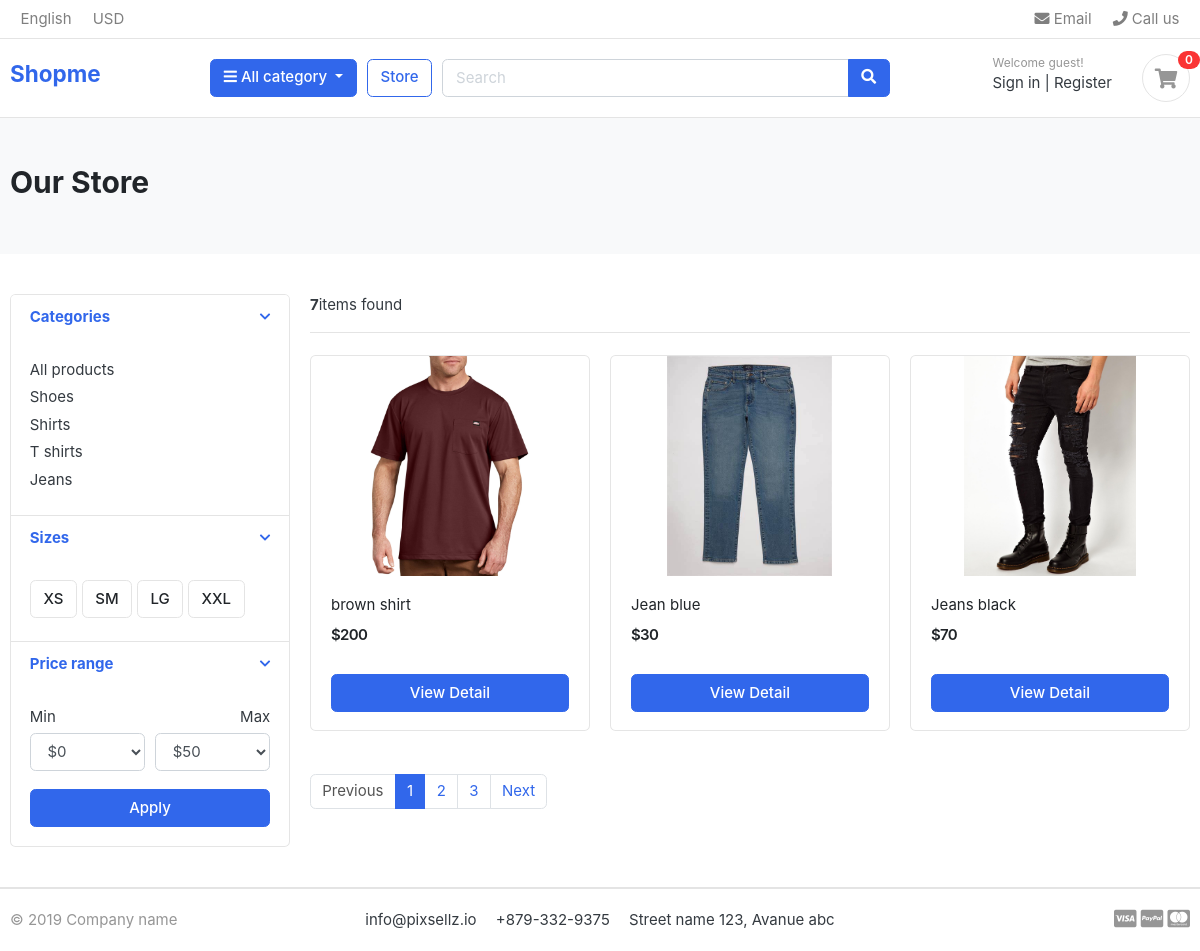
The page /myshop/ on the database its author committed.
### myshop/models.py (models this page shows, shortened)
class Category(models.Model):
    category_name = models.CharField(max_length=190,unique=True)
    slug = models.SlugField(max_length=90, unique=True)
    description = models.TextField(max_length=225)
    cart_image = models.ImageField(upload_to='photos/category',blank=True)
    class Meta:
        verbose_name = 'Category'
        verbose_name_plural = 'Categories'
    def get_absolute_url(self):
        return reverse('myshop:products_by_category',args=[self.slug])

class Product(models.Model):
    name = models.CharField(max_length=200,unique=True)
    description = models.TextField(max_length=500,blank=True)
    price = models.IntegerField()
    images = models.ImageField(upload_to='photos/products',blank=True)
    stock = models.IntegerField()
    is_available = models.BooleanField(default=True)
    category = models.ForeignKey(Category,on_delete=models.CASCADE)
    slug = models.SlugField(max_length=200, unique=True)
    def get_absolute_url(self):
        return reverse('myshop:product_details',args=[self.category.slug,self.slug])

### myshop/views.py (the view)
# urls.py: path('',views.store,name='store'),
def store(request, category_slug=None):
    categories = None
    products = None
    if category_slug is not None:
        categories = get_object_or_404(Category, slug=category_slug)
        products = Product.objects.filter(category=categories, is_available=True)
        paginator = Paginator(products, 1)
        page = request.GET.get('page')
        paged_products = paginator.get_page(page)
        product_count = products.count()
    else:
        products = Product.objects.all().filter(is_available=True).order_by('id')
        paginator = Paginator(products, 3)
        page = request.GET.get('page')
        paged_products = paginator.get_page(page)
        product_count = products.count()
    context = {
        'products': paged_products,
        'product_count': product_count
    }
    return render(request, 'myshop/myshop.html', context)

### myshop/context_processors.py (called while the page is built)
def menu_links(request):
    links = Category.objects.all()
    return dict(links=links)

def counter(request):
    cart_count =0
    if 'admin' in request.path:
        return{}
    else:
        try:
            cart = Cart.objects.filter(cart_id=_cart_id(request))
            cart_items =CartItem.objects.all().filter(cart=cart[:1])
            for cart_item in cart_items:
                cart_count += cart_item.quantity
        except Cart.DoesNotExist:
            cart_count= 0
    return dict(cart_count=cart_count)

### myshop/views.py (called while the page is built)
def _cart_id(request):
    cart = request.session.session_key
    if not cart:
        cart = request.session.create()
    return cart

### myshop/templates/myshop/myshop.html (shortened to what this page needs)
{% extends 'base.html'%}
{% load static%}
{% block content %}
<section class="section-pagetop bg">
<div class="container">
	<h2 class="title-page">Our Store</h2>
</div>
</section>
<section class="section-content padding-y">
<div class="container">
<div class="row">
	<aside class="col-md-3">
<div class="card">
	<article class="filter-group">
		<header class="card-header">
			<a href="#" data-toggle="collapse" data-target="#collapse_1" aria-expanded="true" class="">
				<i class="icon-control fa fa-chevron-down"></i>
				<h6 class="title">Categories</h6>
			</a>
		</header>
		<div class="filter-content collapse show" id="collapse_1" style="">
			<div class="card-body">
				<ul class="list-menu">
					<li><a href="{% url 'myshop:store' %}">All products</a></li>
					{% for category in links %}
				<li><a href="{{ category.get_absolute_url }}"> {{category.category_name }}</a></li>
					{% endfor %}
			</div>
		</div>
	</article>
	<article class="filter-group">
		<header class="card-header">
			<a href="#" data-toggle="collapse" data-target="#collapse_4" aria-expanded="true" class="">
				<i class="icon-control fa fa-chevron-down"></i>
				<h6 class="title">Sizes </h6>
			</a>
		</header>
		<div class="filter-content collapse show" id="collapse_4" style="">
			<div class="card-body">
			  <label class="checkbox-btn">
			    <span class="btn btn-light"> XS </span>
			  </label>
			  <label class="checkbox-btn">
			    <span class="btn btn-light"> SM </span>
			  </label>
			  <label class="checkbox-btn">
			    <span class="btn btn-light"> LG </span>
			  </label>
			  <label class="checkbox-btn">
			    <span class="btn btn-light"> XXL </span>
			  </label>
		</div>
		</div>
	</article>
	<article class="filter-group">
		<header class="card-header">
			<a href="#" data-toggle="collapse" data-target="#collapse_3" aria-expanded="true" class="">
				<i class="icon-control fa fa-chevron-down"></i>
				<h6 class="title">Price range </h6>
			</a>
		</header>
		<div class="filter-content collapse show" id="collapse_3" style="">
			<div class="card-body">
				<div class="form-row">
				<div class="form-group col-md-6">
				  <label>Min</label>
				  	<select class="mr-2 form-control">
						<option value="0">$0</option>
					</select>
				</div>
				<div class="form-group text-right col-md-6">
				  <label>Max</label>
				  	<select class="mr-2 form-control">
						<option value="50">$50</option>
					</select>
				</div>
				</div>
				<button class="btn btn-block btn-primary">Apply</button>
			</div>
		</div>
	</article>
</div>
	</aside>
	<main class="col-md-9">
<header class="border-bottom mb-4 pb-3">
		<div class="form-inline">
			<span class="mr-md-auto"><b>{{ product_count}}</b>items found </span>
		</div>
</header>
<div class="row">
	{% for product in products %}
	<div class="col-md-4">
		<figure class="card card-product-grid">
			<div class="img-wrap">
				<img src="{{product.images.url}}">
			</div>
			<figcaption class="info-wrap">
				<div class="fix-height">
					<a href="{{product.get_absolute_url}}" class="title">{{product.name}}</a>
					<div class="price-wrap mt-2">
						<span class="price">${{product.price}}</span>
					</div>
				</div>
				<a href="{{product.get_absolute_url}}" class="btn btn-block btn-primary">View  Detail </a>
			</figcaption>
		</figure>
	</div>
	{% endfor %}
</div>
<nav class="mt-4" aria-label="Page navigation sample">
	{%  if products.has_other_pages %}
	  <ul class="pagination">
		  {%  if products.has_previous%}
			<li class="page-item "><a class="page-link" href="?page={{products.previous_page_number}}">Previous</a></li>
		  {% else %}
			<li class="page-item disabled"><a class="page-link" href="#">Previous</a></li>
		  {% endif%}
		  {% for i in products.paginator.page_range %}
			{% if products.number == i %}
				<li class="page-item active"><a class="page-link" href="?page={{i}}">{{i}}</a></li>
			{% else%}
		  		<li class="page-item "><a class="page-link" href="?page={{i}}">{{i}}</a></li>
			{% endif%}
		  {% endfor %}
		  {%  if products.has_next%}
			<li class="page-item"><a class="page-link" href="?page={{products.next_page_number}}">Next</a></li>
		  {% else%}
			<li class="page-item-disable"><a class="page-link" href="#">Next</a></li>
		  {% endif %}
	  </ul>
	{% endif %}
</nav>
	</main>
</div>
</div>
</section>
{% endblock%}

### templates/base.html (shortened to what this page needs)
{% load static %}
<!DOCTYPE HTML>
<html lang="en">
<head>
{% load static %}
<link href="{% static 'css/bootstrap.css'%}" rel="stylesheet" type="text/css"/>
<link href="{% static 'fonts/fontawesome/css/all.min.css' %}" type="text/css" rel="stylesheet">
<link href="{% static 'css/ui.css'%}" rel="stylesheet" type="text/css"/>
<link href="{% static 'css/responsive.css'%}" rel="stylesheet" media="only screen and (max-width: 1200px)" />
</head>
<body>
{% include 'includes/navbar.html'%}
{% block content %}
{% endblock%}
{% include 'includes/footer.html'%}

### templates/includes/navbar.html (shortened to what this page needs)
{% load static%}
<header class="section-header">
<nav class="navbar p-md-0 navbar-expand-sm navbar-light border-bottom">
<div class="container">
  <div class="collapse navbar-collapse" id="navbarTop4">
    <ul class="navbar-nav mr-auto">
    	<li class="nav-item dropdown">
		 	<a href="#" class="nav-link">   English </a>
		</li>
		<li class="nav-item dropdown">
			<a href="#" class="nav-link"> USD </a>
		</li>
    </ul>
    <ul class="navbar-nav">
		<li><a href="#" class="nav-link"> <i class="fa fa-envelope"></i> Email </a></li>
		<li><a href="#" class="nav-link"> <i class="fa fa-phone"></i> Call us </a></li>
	</ul>
  </div>
</div>
</nav>
<section class="header-main border-bottom">
	<div class="container">
<div class="row align-items-center">
	<div class="col-lg-2 col-md-3 col-6">
		<a href="{% url 'home'%}" class="brand-wrap">
			<b> <strong><h4 class="text-color-black" >Shopme</h4></strong></b>
		</a>
	</div>
	<div class="col-lg col-sm col-md col-6 flex-grow-0">
		<div class="category-wrap dropdown d-inline-block float-right">
			<button type="button" class="btn btn-primary dropdown-toggle" data-toggle="dropdown">
				<i class="fa fa-bars"></i> All category
			</button>
		</div>
	</div>
	<a href="{% url 'myshop:store'%}" class="btn btn-outline-primary">Store</a>
	<div class="col-lg  col-md-6 col-sm-12 col">
		<form action="{% url 'myshop:search'%}" class="search" method="GET">
			<div class="input-group w-100">
			    <input type="text" class="form-control" style="width:60%;" placeholder="Search" name="keyword">
			    <div class="input-group-append">
			      <button class="btn btn-primary" type="submit">
			        <i class="fa fa-search"></i>
			      </button>
			    </div>
		    </div>
		</form>
	</div>
	<div class="col-lg-3 col-sm-6 col-8 order-2 order-lg-3">
				<div class="d-flex justify-content-end mb-3 mb-lg-0">
					{% if user.id is None %}
					<div class="widget-header">
						<small class="title text-muted">Welcome guest!</small>
						<div>
							<a href="{% url 'myshop:login'%}">Sign in</a> <span class="dark-transp"> | </span>
							<a href="{% url 'myshop:signup'%}"> Register</a>
						</div>
					</div>
					{% endif %}
					<a href="{% url 'myshop:cart'%}" class="widget-header pl-3 ml-3">
						<div class="icon icon-sm rounded-circle border"><i class="fa fa-shopping-cart"></i></div>
						<span class="badge badge-pill badge-danger notify">{{ cart_count }}</span>
					</a>
				</div>
			</div>
</div>
	</div>
</section>
</header>

### templates/includes/footer.html
<footer class="section-footer border-top">
	<div class="container">
		<section class="footer-bottom border-top row">
			<div class="col-md-2">
				<p class="text-muted"> &copy 2019 Company name </p>
			</div>
			<div class="col-md-8 text-md-center">
				<span  class="px-2">info@pixsellz.io</span>
				<span  class="px-2">+879-332-9375</span>
				<span  class="px-2">Street name 123, Avanue abc</span>
			</div>
			<div class="col-md-2 text-md-right text-muted">
				<i class="fab fa-lg fa-cc-visa"></i>
				<i class="fab fa-lg fa-cc-paypal"></i>
				<i class="fab fa-lg fa-cc-mastercard"></i>
			</div>
		</section>
	</div>
</footer>

### static/css/ui.css (style rules this page uses)
html { font-family: "Inter", sans-serif; font-size: 15px; }
.img-wrap { text-align: center; display: block; }
.img-wrap img { max-width: 100%; }
.price-wrap { letter-spacing: -0.7px; }
.icon-xs, .icon-sm, .icon-md, .icon-lg { display: inline-block; text-align: center; flex-shrink: 0; flex-grow: 0; }
.icon-sm { width: 48px; height: 48px; line-height: 48px !important; font-size: 20px; }
.padding-y { padding-top: 40px; padding-bottom: 40px; }
figure { margin-bottom: 0; }
article:after, .form-group:after { display: block; clear: both; content: ""; }
.bg { background-color: #f8f9fa; }
.title-page { color: #212529; }
p:last-child { margin-bottom: 0; }
.header-main { position: relative; padding-top: 1rem; padding-bottom: 1rem; }
.widget-header { display: inline-block; vertical-align: middle; position: relative; }
.widget-header a { color: #343a40; }
.widget-header i { color: #969696; }
.widget-header .title { display: block; }
.widget-header .notify { position: absolute; top: -3px; right: -10px; }
.footer-bottom { padding-top: 20px; padding-bottom: 20px; }
.btn-light { background-color: #fff; border-color: #e4e4e4; }
[class*=list-] li:after { visibility: hidden; display: block; content: ""; overflow: hidden; height: 0; clear: both; }
.list-menu { list-style: none; margin: 0; padding-left: 0; }
.list-menu li { margin-bottom: 5px; }
.list-menu a { color: #343a40; }
[class*=card-product] a.title { color: #212529; display: block; }
[class*=card-product] .img-wrap { overflow: hidden; position: relative; }
[class*=card-product] .img-wrap img { height: 100%; max-width: 100%; width: auto; display: inline-block; -o-object-fit: cover; object-fit: cover; }
.card-product-grid { margin-bottom: 20px; }
.card-product-grid .img-wrap { border-radius: 0.2rem 0.2rem 0 0; height: 220px; }
.card-product-grid .info-wrap { overflow: hidden; padding: 18px 20px; }
.card-product-grid .fix-height { height: 80px; overflow: hidden; }
.card .img-wrap { overflow: hidden; }
.notify { position: absolute; top: -4px; right: -10px; display: inline-block; padding: 0.25em 0.6em; font-size: 12px; line-height: 1; text-align: center; border-radius: 3rem; color: #fff; background-color: #fa3434; }
.price { font-weight: 600; color: #212529; }
.icon-control { margin-top: 5px; float: right; font-size: 80%; }
.card-header .title { margin-bottom: 0; line-height: 1.5; }
.filter-group { border-bottom: 1px solid #e4e4e4; }
.filter-group .card-header { border-bottom: 0; }
.filter-group:last-child { border-bottom: 0; }
.checkbox-btn { position: relative; }
.section-pagetop { padding: 45px 0; }

### rows shown on the page
Category: category_name "Shoes"
Category: category_name "Shirts"
Category: category_name "T shirts"
Category: category_name "Jeans"
Product: images (picture), name "brown shirt", price "200"
Product: images (picture), name "Jean blue", price "30"
Product: images (picture), name "Jeans black", price "70"

### other values the page prints
{{ cart_count }} "0"
{{ product_count }} "7"
{{ i }} "1"
{{ i }} "2" "3"
